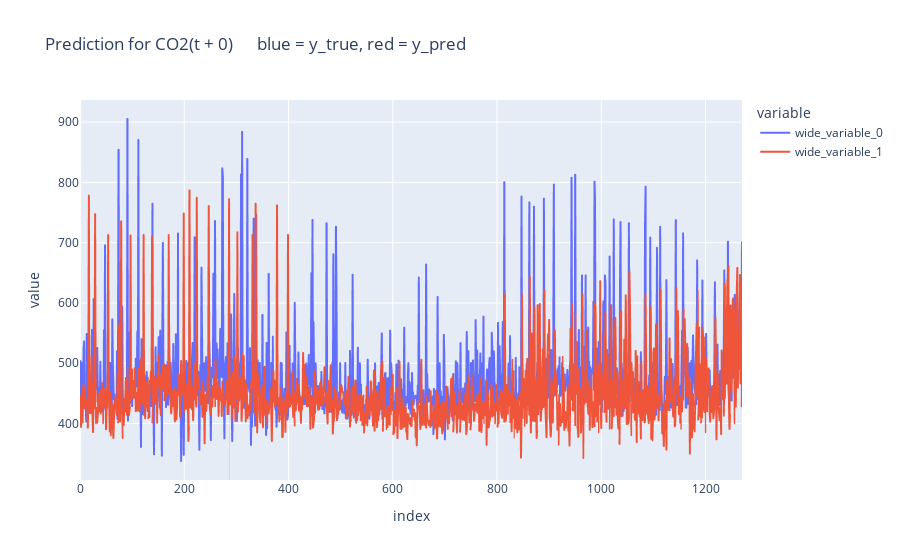
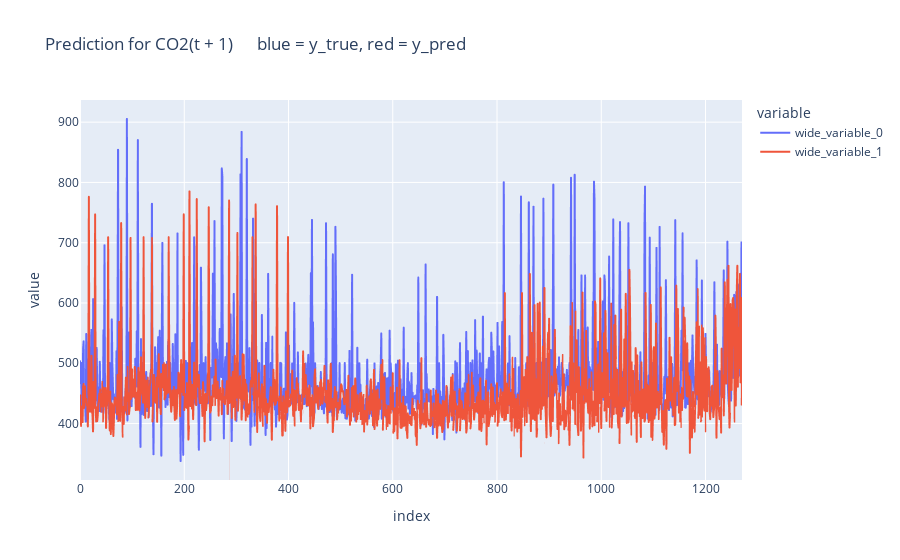

Write notebook code for charts like these, in order.
### Code cell
from sklearn.metrics import mean_squared_error, mean_absolute_percentage_error, root_mean_squared_error, r2_score
import plotly.express as px
import seaborn as sns


class Evaluator:

    def __init__(self):
        pass

    def evaluate(self, y_pred, y_true):
        print("MSE: ", self.calculate_mse(y_pred = y_pred, y_true = y_true))
        print("RMSE: ", self.calculate_rmse(y_pred = y_pred, y_true = y_true))
        print("MAPE: ", self.calculate_mape(y_pred = y_pred, y_true = y_true))
        print("R2: ", self.calculate_r2(y_pred = y_pred, y_true = y_true))
        print("\n")


    def calculate_mse(self, y_true, y_pred):
        return round(mean_squared_error(y_true = y_true, y_pred = y_pred), 2)

    def calculate_rmse(self, y_true, y_pred):
        return round(root_mean_squared_error(y_true = y_true, y_pred = y_pred), 2)

    def calculate_mape(self, y_true, y_pred):
        return round(mean_absolute_percentage_error(y_true = y_true, y_pred = y_pred), 2)

    def calculate_r2(self, y_true, y_pred):
        return round(r2_score(y_true = y_true, y_pred = y_pred), 2)

ev = Evaluator()

for col in range(0, test_y.shape[1]):
    print(f"t +", col)
    ev.evaluate(y_true = test_y[:, col], y_pred = pred[:, col])

    pred_df = pd.DataFrame(pred[:, col], columns = [f"pred_CO2(t + {col})"])
    pred_df[f"CO2(t + {col})"] = test_y[:, col]

    px.line(y = [test_y[:, col], pred[:, col]], title = f"Prediction for CO2(t + {col})      blue = y_true, red = y_pred").show()

### Figure 1 — Plotly figure (JSON) as saved in the notebook; plotly's stock layout.template omitted (floating-point values rounded to 4 significant figures; data arrays with more than 128 entries replaced by an {"elided": "..."} marker saying what was removed)
{"data": [{"hovertemplate": "variable=wide_variable_0<br>index=%{x}<br>value=%{y}<extra></extra>", "legendgroup": "wide_variable_0", "line": {"color": "#636efa", "dash": "solid"}, "marker": {"symbol": "circle"}, "mode": "lines", "name": "wide_variable_0", "showlegend": true, "type": "scattergl", "x": {"elided": "1271 int values"}, "xaxis": "x", "y": {"elided": "1271 float values"}, "yaxis": "y"}, {"hovertemplate": "variable=wide_variable_1<br>index=%{x}<br>value=%{y}<extra></extra>", "legendgroup": "wide_variable_1", "line": {"color": "#EF553B", "dash": "solid"}, "marker": {"symbol": "circle"}, "mode": "lines", "name": "wide_variable_1", "showlegend": true, "type": "scattergl", "x": {"elided": "1271 int values"}, "xaxis": "x", "y": {"elided": "1271 float values"}, "yaxis": "y"}], "layout": {"legend": {"title": {"text": "variable"}, "tracegroupgap": 0}, "title": {"text": "Prediction for CO2(t + 0)      blue = y_true, red = y_pred"}, "xaxis": {"anchor": "y", "domain": [0, 1], "title": {"text": "index"}}, "yaxis": {"anchor": "x", "domain": [0, 1], "title": {"text": "value"}}}}

### Figure 2 — Plotly figure (JSON) as saved in the notebook; plotly's stock layout.template omitted (floating-point values rounded to 4 significant figures; data arrays with more than 128 entries replaced by an {"elided": "..."} marker saying what was removed)
{"data": [{"hovertemplate": "variable=wide_variable_0<br>index=%{x}<br>value=%{y}<extra></extra>", "legendgroup": "wide_variable_0", "line": {"color": "#636efa", "dash": "solid"}, "marker": {"symbol": "circle"}, "mode": "lines", "name": "wide_variable_0", "showlegend": true, "type": "scattergl", "x": {"elided": "1271 int values"}, "xaxis": "x", "y": {"elided": "1271 float values"}, "yaxis": "y"}, {"hovertemplate": "variable=wide_variable_1<br>index=%{x}<br>value=%{y}<extra></extra>", "legendgroup": "wide_variable_1", "line": {"color": "#EF553B", "dash": "solid"}, "marker": {"symbol": "circle"}, "mode": "lines", "name": "wide_variable_1", "showlegend": true, "type": "scattergl", "x": {"elided": "1271 int values"}, "xaxis": "x", "y": {"elided": "1271 float values"}, "yaxis": "y"}], "layout": {"legend": {"title": {"text": "variable"}, "tracegroupgap": 0}, "title": {"text": "Prediction for CO2(t + 1)      blue = y_true, red = y_pred"}, "xaxis": {"anchor": "y", "domain": [0, 1], "title": {"text": "index"}}, "yaxis": {"anchor": "x", "domain": [0, 1], "title": {"text": "value"}}}}
